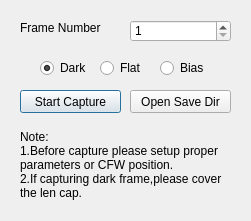
<?xml version="1.0" encoding="UTF-8"?>
<ui version="4.0">
 <class>FrameToolCapCal</class>
 <widget class="QDialog" name="FrameToolCapCal">
  <property name="geometry">
   <rect>
    <x>0</x>
    <y>0</y>
    <width>251</width>
    <height>221</height>
   </rect>
  </property>
  <property name="windowTitle">
   <string>Dialog</string>
  </property>
  <widget class="QLabel" name="labelDarkFrameNum">
   <property name="geometry">
    <rect>
     <x>20</x>
     <y>20</y>
     <width>101</width>
     <height>16</height>
    </rect>
   </property>
   <property name="text">
    <string>Frame Number</string>
   </property>
  </widget>
  <widget class="QSpinBox" name="spinBoxDarkNum">
   <property name="geometry">
    <rect>
     <x>130</x>
     <y>20</y>
     <width>101</width>
     <height>22</height>
    </rect>
   </property>
   <property name="minimum">
    <number>1</number>
   </property>
   <property name="maximum">
    <number>10000</number>
   </property>
  </widget>
  <widget class="QPushButton" name="btnStartDarkCap">
   <property name="geometry">
    <rect>
     <x>20</x>
     <y>90</y>
     <width>101</width>
     <height>23</height>
    </rect>
   </property>
   <property name="text">
    <string>Start Capture</string>
   </property>
  </widget>
  <widget class="QLabel" name="labelDarkFrameFolder">
   <property name="geometry">
    <rect>
     <x>20</x>
     <y>130</y>
     <width>211</width>
     <height>71</height>
    </rect>
   </property>
   <property name="text">
    <string>Note:
1.Before capture please setup proper parameters or CFW position.
2.If capturing dark frame,please cover the len cap.</string>
   </property>
   <property name="alignment">
    <set>Qt::AlignLeading|Qt::AlignLeft|Qt::AlignTop</set>
   </property>
   <property name="wordWrap">
    <bool>true</bool>
   </property>
  </widget>
  <widget class="QRadioButton" name="radioButton_CapCalDark">
   <property name="geometry">
    <rect>
     <x>40</x>
     <y>60</y>
     <width>51</width>
     <height>16</height>
    </rect>
   </property>
   <property name="text">
    <string>Dark</string>
   </property>
   <property name="checked">
    <bool>true</bool>
   </property>
  </widget>
  <widget class="QRadioButton" name="radioButton_CapCalFlat">
   <property name="geometry">
    <rect>
     <x>100</x>
     <y>60</y>
     <width>51</width>
     <height>16</height>
    </rect>
   </property>
   <property name="text">
    <string>Flat</string>
   </property>
   <property name="checked">
    <bool>false</bool>
   </property>
  </widget>
  <widget class="QRadioButton" name="radioButton_CapCalBias">
   <property name="geometry">
    <rect>
     <x>160</x>
     <y>60</y>
     <width>51</width>
     <height>16</height>
    </rect>
   </property>
   <property name="text">
    <string>Bias</string>
   </property>
  </widget>
  <widget class="QPushButton" name="pushButton_OpenCalSaveDir">
   <property name="geometry">
    <rect>
     <x>130</x>
     <y>90</y>
     <width>101</width>
     <height>23</height>
    </rect>
   </property>
   <property name="text">
    <string>Open Save Dir</string>
   </property>
  </widget>
 </widget>
 <resources/>
 <connections/>
</ui>
